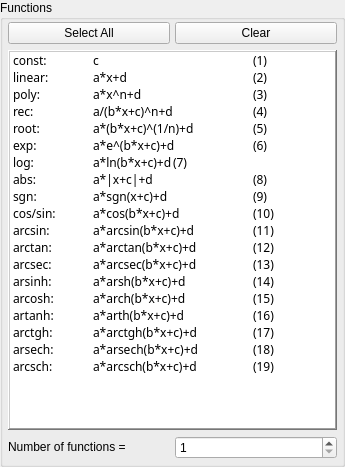
       <widget class="QGroupBox" name="panelFunctions">
        <property name="geometry">
         <rect>
          <x>2</x>
          <y>2</y>
          <width>345</width>
          <height>467</height>
         </rect>
        </property>
        <property name="sizePolicy">
         <sizepolicy hsizetype="Fixed" vsizetype="Fixed">
          <horstretch>0</horstretch>
          <verstretch>0</verstretch>
         </sizepolicy>
        </property>
        <property name="autoFillBackground">
         <bool>true</bool>
        </property>
        <property name="title">
         <string>Functions</string>
        </property>
        <layout class="QGridLayout" name="gridLayout_3">
         <property name="leftMargin">
          <number>5</number>
         </property>
         <property name="topMargin">
          <number>2</number>
         </property>
         <property name="rightMargin">
          <number>5</number>
         </property>
         <property name="bottomMargin">
          <number>5</number>
         </property>
         <property name="horizontalSpacing">
          <number>5</number>
         </property>
         <property name="verticalSpacing">
          <number>6</number>
         </property>
         <item row="2" column="0">
          <widget class="QLabel" name="labelNumFuncs">
           <property name="sizePolicy">
            <sizepolicy hsizetype="Preferred" vsizetype="Fixed">
             <horstretch>0</horstretch>
             <verstretch>0</verstretch>
            </sizepolicy>
           </property>
           <property name="text">
            <string>Number of functions = </string>
           </property>
          </widget>
         </item>
         <item row="0" column="1">
          <widget class="QPushButton" name="pushButtonClearFuncs">
           <property name="sizePolicy">
            <sizepolicy hsizetype="Preferred" vsizetype="Fixed">
             <horstretch>0</horstretch>
             <verstretch>0</verstretch>
            </sizepolicy>
           </property>
           <property name="minimumSize">
            <size>
             <width>120</width>
             <height>0</height>
            </size>
           </property>
           <property name="text">
            <string>Clear</string>
           </property>
          </widget>
         </item>
         <item row="2" column="1">
          <widget class="QSpinBox" name="inputNumFuncs">
           <property name="sizePolicy">
            <sizepolicy hsizetype="Preferred" vsizetype="Fixed">
             <horstretch>0</horstretch>
             <verstretch>0</verstretch>
            </sizepolicy>
           </property>
           <property name="minimum">
            <number>1</number>
           </property>
           <property name="maximum">
            <number>100</number>
           </property>
          </widget>
         </item>
         <item row="1" column="0" colspan="2">
          <widget class="QListWidget" name="listFunctions">
           <property name="sizePolicy">
            <sizepolicy hsizetype="Expanding" vsizetype="Expanding">
             <horstretch>0</horstretch>
             <verstretch>0</verstretch>
            </sizepolicy>
           </property>
           <property name="minimumSize">
            <size>
             <width>300</width>
             <height>300</height>
            </size>
           </property>
           <property name="font">
            <font>
             <family>Century Gothic</family>
             <pointsize>9</pointsize>
            </font>
           </property>
           <property name="frameShape">
            <enum>QFrame::WinPanel</enum>
           </property>
           <property name="frameShadow">
            <enum>QFrame::Raised</enum>
           </property>
           <property name="sizeAdjustPolicy">
            <enum>QAbstractScrollArea::AdjustToContents</enum>
           </property>
           <property name="alternatingRowColors">
            <bool>false</bool>
           </property>
           <property name="selectionMode">
            <enum>QAbstractItemView::MultiSelection</enum>
           </property>
           <property name="flow">
            <enum>QListView::TopToBottom</enum>
           </property>
           <property name="resizeMode">
            <enum>QListView::Fixed</enum>
           </property>
           <property name="spacing">
            <number>0</number>
           </property>
           <property name="uniformItemSizes">
            <bool>false</bool>
           </property>
           <item>
            <property name="text">
             <string>const:	c		(1)</string>
            </property>
            <property name="font">
             <font>
              <family>Century Gothic</family>
              <pointsize>9</pointsize>
              <weight>50</weight>
              <italic>false</italic>
              <bold>false</bold>
              <underline>false</underline>
              <strikeout>false</strikeout>
              <stylestrategy>PreferAntialias</stylestrategy>
              <kerning>true</kerning>
             </font>
            </property>
            <property name="foreground">
             <brush brushstyle="NoBrush">
              <color alpha="255">
               <red>0</red>
               <green>0</green>
               <blue>0</blue>
              </color>
             </brush>
            </property>
            <property name="flags">
             <set>ItemIsSelectable|ItemIsUserCheckable|ItemIsEnabled</set>
            </property>
           </item>
           <item>
            <property name="text">
             <string>linear:	a*x+d		(2)</string>
            </property>
            <property name="font">
             <font>
              <family>Century Gothic</family>
              <pointsize>9</pointsize>
              <stylestrategy>PreferAntialias</stylestrategy>
             </font>
            </property>
            <property name="background">
             <brush brushstyle="NoBrush">
              <color alpha="20">
               <red>0</red>
               <green>0</green>
               <blue>0</blue>
              </color>
             </brush>
            </property>
            <property name="flags">
             <set>ItemIsSelectable|ItemIsUserCheckable|ItemIsEnabled</set>
            </property>
           </item>
           <item>
            <property name="text">
             <string>poly:	a*x^n+d		(3)</string>
            </property>
            <property name="font">
             <font>
              <family>Century Gothic</family>
              <pointsize>9</pointsize>
              <stylestrategy>PreferAntialias</stylestrategy>
             </font>
            </property>
            <property name="background">
             <brush brushstyle="NoBrush">
              <color alpha="255">
               <red>0</red>
               <green>0</green>
               <blue>0</blue>
              </color>
             </brush>
            </property>
            <property name="flags">
             <set>ItemIsSelectable|ItemIsUserCheckable|ItemIsEnabled</set>
            </property>
           </item>
           <item>
            <property name="text">
             <string>rec:	a/(b*x+c)^n+d	(4)</string>
            </property>
            <property name="font">
             <font>
              <family>Century Gothic</family>
              <pointsize>9</pointsize>
              <stylestrategy>PreferAntialias</stylestrategy>
             </font>
            </property>
            <property name="background">
             <brush brushstyle="NoBrush">
              <color alpha="20">
               <red>0</red>
               <green>0</green>
               <blue>0</blue>
              </color>
             </brush>
            </property>
            <property name="flags">
             <set>ItemIsSelectable|ItemIsUserCheckable|ItemIsEnabled</set>
            </property>
           </item>
           <item>
            <property name="text">
             <string>root:	a*(b*x+c)^(1/n)+d	(5)</string>
            </property>
            <property name="font">
             <font>
              <family>Century Gothic</family>
              <pointsize>9</pointsize>
              <stylestrategy>PreferAntialias</stylestrategy>
             </font>
            </property>
            <property name="background">
             <brush brushstyle="NoBrush">
              <color alpha="20">
               <red>0</red>
               <green>0</green>
               <blue>0</blue>
              </color>
             </brush>
            </property>
            <property name="flags">
             <set>ItemIsSelectable|ItemIsUserCheckable|ItemIsEnabled</set>
            </property>
           </item>
           <item>
            <property name="text">
             <string>exp:	a*e^(b*x+c)+d	(6)</string>
            </property>
            <property name="font">
             <font>
              <family>Century Gothic</family>
              <pointsize>9</pointsize>
              <stylestrategy>PreferAntialias</stylestrategy>
             </font>
            </property>
            <property name="background">
             <brush brushstyle="NoBrush">
              <color alpha="20">
               <red>0</red>
               <green>0</green>
               <blue>0</blue>
              </color>
             </brush>
            </property>
            <property name="flags">
             <set>ItemIsSelectable|ItemIsUserCheckable|ItemIsEnabled</set>
            </property>
           </item>
           <item>
            <property name="text">
             <string>log:	a*ln(b*x+c)+d	(7)</string>
            </property>
            <property name="font">
             <font>
              <family>Century Gothic</family>
              <pointsize>9</pointsize>
              <stylestrategy>PreferAntialias</stylestrategy>
             </font>
            </property>
            <property name="flags">
             <set>ItemIsSelectable|ItemIsUserCheckable|ItemIsEnabled</set>
            </property>
           </item>
           <item>
            <property name="text">
             <string>abs:	a*|x+c|+d		(8)</string>
            </property>
            <property name="font">
             <font>
              <family>Century Gothic</family>
              <pointsize>9</pointsize>
              <stylestrategy>PreferAntialias</stylestrategy>
             </font>
            </property>
            <property name="background">
             <brush brushstyle="NoBrush">
              <color alpha="20">
               <red>0</red>
               <green>0</green>
               <blue>0</blue>
              </color>
             </brush>
            </property>
            <property name="flags">
             <set>ItemIsSelectable|ItemIsUserCheckable|ItemIsEnabled</set>
            </property>
           </item>
           <item>
            <property name="text">
             <string>sgn:	a*sgn(x+c)+d		(9)</string>
            </property>
            <property name="font">
             <font>
              <family>Century Gothic</family>
              <stylestrategy>PreferAntialias</stylestrategy>
             </font>
            </property>
            <property name="flags">
             <set>ItemIsSelectable|ItemIsUserCheckable|ItemIsEnabled</set>
            </property>
           </item>
           <item>
            <property name="text">
             <string>cos/sin:	a*cos(b*x+c)+d	(10)</string>
            </property>
            <property name="font">
             <font>
              <family>Century Gothic</family>
              <pointsize>9</pointsize>
              <stylestrategy>PreferAntialias</stylestrategy>
             </font>
            </property>
            <property name="background">
             <brush brushstyle="NoBrush">
              <color alpha="20">
               <red>0</red>
               <green>0</green>
               <blue>0</blue>
              </color>
             </brush>
            </property>
            <property name="flags">
             <set>ItemIsSelectable|ItemIsUserCheckable|ItemIsEnabled</set>
            </property>
           </item>
           <item>
            <property name="text">
             <string>arcsin:	a*arcsin(b*x+c)+d	(11)</string>
            </property>
            <property name="font">
             <font>
              <family>Century Gothic</family>
              <stylestrategy>PreferAntialias</stylestrategy>
             </font>
            </property>
            <property name="flags">
             <set>ItemIsSelectable|ItemIsUserCheckable|ItemIsEnabled</set>
            </property>
           </item>
           <item>
            <property name="text">
             <string>arctan:	a*arctan(b*x+c)+d	(12)</string>
            </property>
            <property name="font">
             <font>
              <family>Century Gothic</family>
              <stylestrategy>PreferAntialias</stylestrategy>
             </font>
            </property>
            <property name="background">
             <brush brushstyle="NoBrush">
              <color alpha="20">
               <red>0</red>
               <green>0</green>
               <blue>0</blue>
              </color>
             </brush>
            </property>
            <property name="flags">
             <set>ItemIsSelectable|ItemIsUserCheckable|ItemIsEnabled</set>
            </property>
           </item>
           <item>
            <property name="text">
             <string>arcsec:	a*arcsec(b*x+c)+d	(13)</string>
            </property>
            <property name="font">
             <font>
              <family>Century Gothic</family>
              <stylestrategy>PreferAntialias</stylestrategy>
             </font>
            </property>
            <property name="flags">
             <set>ItemIsSelectable|ItemIsUserCheckable|ItemIsEnabled</set>
            </property>
           </item>
           <item>
            <property name="text">
             <string>arsinh:	a*arsh(b*x+c)+d	(14)</string>
            </property>
            <property name="font">
             <font>
              <family>Century Gothic</family>
              <pointsize>9</pointsize>
              <stylestrategy>PreferAntialias</stylestrategy>
             </font>
            </property>
            <property name="background">
             <brush brushstyle="NoBrush">
              <color alpha="20">
               <red>0</red>
               <green>0</green>
               <blue>0</blue>
              </color>
             </brush>
            </property>
            <property name="flags">
             <set>ItemIsSelectable|ItemIsUserCheckable|ItemIsEnabled</set>
            </property>
           </item>
           <item>
            <property name="text">
             <string>arcosh:	a*arch(b*x+c)+d	(15)</string>
            </property>
            <property name="font">
             <font>
              <family>Century Gothic</family>
              <stylestrategy>PreferAntialias</stylestrategy>
             </font>
            </property>
            <property name="flags">
             <set>ItemIsSelectable|ItemIsUserCheckable|ItemIsEnabled</set>
            </property>
           </item>
           <item>
            <property name="text">
             <string>artanh:	a*arth(b*x+c)+d	(16)</string>
            </property>
            <property name="font">
             <font>
              <family>Century Gothic</family>
              <pointsize>9</pointsize>
              <stylestrategy>PreferAntialias</stylestrategy>
             </font>
            </property>
            <property name="background">
             <brush brushstyle="NoBrush">
              <color alpha="20">
               <red>0</red>
               <green>0</green>
               <blue>0</blue>
              </color>
             </brush>
            </property>
            <property name="flags">
             <set>ItemIsSelectable|ItemIsUserCheckable|ItemIsEnabled</set>
            </property>
           </item>
           <item>
            <property name="text">
             <string>arctgh:	a*arctgh(b*x+c)+d	(17)</string>
            </property>
            <property name="font">
             <font>
              <family>Century Gothic</family>
              <stylestrategy>PreferAntialias</stylestrategy>
             </font>
            </property>
            <property name="flags">
             <set>ItemIsSelectable|ItemIsUserCheckable|ItemIsEnabled</set>
            </property>
           </item>
           <item>
            <property name="text">
             <string>arsech:	a*arsech(b*x+c)+d	(18)</string>
            </property>
            <property name="font">
             <font>
              <family>Century Gothic</family>
              <stylestrategy>PreferAntialias</stylestrategy>
             </font>
            </property>
            <property name="background">
             <brush brushstyle="NoBrush">
              <color alpha="20">
               <red>0</red>
               <green>0</green>
               <blue>0</blue>
              </color>
             </brush>
            </property>
            <property name="flags">
             <set>ItemIsSelectable|ItemIsUserCheckable|ItemIsEnabled</set>
            </property>
           </item>
           <item>
            <property name="text">
             <string>arcsch:	a*arcsch(b*x+c)+d	(19)</string>
            </property>
            <property name="font">
             <font>
              <family>Century Gothic</family>
              <stylestrategy>PreferAntialias</stylestrategy>
             </font>
            </property>
            <property name="flags">
             <set>ItemIsSelectable|ItemIsUserCheckable|ItemIsEnabled</set>
            </property>
           </item>
          </widget>
         </item>
         <item row="0" column="0">
          <widget class="QPushButton" name="pushButtonSelectFuncs">
           <property name="sizePolicy">
            <sizepolicy hsizetype="Preferred" vsizetype="Fixed">
             <horstretch>0</horstretch>
             <verstretch>0</verstretch>
            </sizepolicy>
           </property>
           <property name="minimumSize">
            <size>
             <width>120</width>
             <height>0</height>
            </size>
           </property>
           <property name="text">
            <string>Select All</string>
           </property>
          </widget>
         </item>
        </layout>
       </widget>
